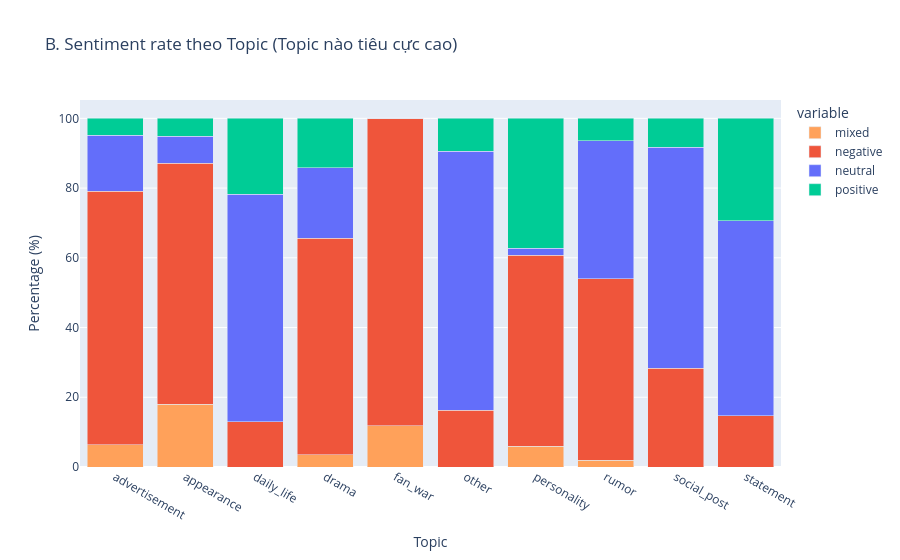

This figure's notebook cell:
### Markdown cell above
## SECTION B: CROSS-ANALYSIS

### Code cell
# B. Topic x Sentiment
if 'topic' in df.columns and 'sentiment' in df.columns:
    top_topics = df['topic'].value_counts().head(10).index
    topic_sentiment = pd.crosstab(df[df['topic'].isin(top_topics)]['topic'], df['sentiment'], normalize='index') * 100

    fig = px.bar(
        topic_sentiment.reset_index(),
        x='topic',
        y=topic_sentiment.columns,
        title='B. Sentiment rate theo Topic (Topic nào tiêu cực cao)',
        labels={'value': 'Percentage (%)', 'topic': 'Topic', 'sentiment': 'Sentiment'},
        color_discrete_map=color_map
    )
    fig.update_layout(barmode='stack')
    fig.show()

### Figure 1 — Plotly figure (JSON) as saved in the notebook; plotly's stock layout.template omitted (floating-point values rounded to 4 significant figures)
{"data": [{"hovertemplate": "variable=mixed<br>Topic=%{x}<br>Percentage (%)=%{y}<extra></extra>", "legendgroup": "mixed", "marker": {"color": "#FFA15A", "pattern": {"shape": ""}}, "name": "mixed", "orientation": "v", "showlegend": true, "textposition": "auto", "type": "bar", "x": ["advertisement", "appearance", "daily_life", "drama", "fan_war", "other", "personality", "rumor", "social_post", "statement"], "xaxis": "x", "y": [6.452, 17.95, 0.0, 3.544, 11.76, 0.0, 5.882, 1.901, 0.0, 0.0], "yaxis": "y"}, {"hovertemplate": "variable=negative<br>Topic=%{x}<br>Percentage (%)=%{y}<extra></extra>", "legendgroup": "negative", "marker": {"color": "#EF553B", "pattern": {"shape": ""}}, "name": "negative", "orientation": "v", "showlegend": true, "textposition": "auto", "type": "bar", "x": ["advertisement", "appearance", "daily_life", "drama", "fan_war", "other", "personality", "rumor", "social_post", "statement"], "xaxis": "x", "y": [72.58, 69.23, 13.04, 62.03, 88.24, 16.25, 54.9, 52.09, 28.33, 14.71], "yaxis": "y"}, {"hovertemplate": "variable=neutral<br>Topic=%{x}<br>Percentage (%)=%{y}<extra></extra>", "legendgroup": "neutral", "marker": {"color": "#636EFA", "pattern": {"shape": ""}}, "name": "neutral", "orientation": "v", "showlegend": true, "textposition": "auto", "type": "bar", "x": ["advertisement", "appearance", "daily_life", "drama", "fan_war", "other", "personality", "rumor", "social_post", "statement"], "xaxis": "x", "y": [16.13, 7.692, 65.22, 20.25, 0.0, 74.37, 1.961, 39.54, 63.33, 55.88], "yaxis": "y"}, {"hovertemplate": "variable=positive<br>Topic=%{x}<br>Percentage (%)=%{y}<extra></extra>", "legendgroup": "positive", "marker": {"color": "#00CC96", "pattern": {"shape": ""}}, "name": "positive", "orientation": "v", "showlegend": true, "textposition": "auto", "type": "bar", "x": ["advertisement", "appearance", "daily_life", "drama", "fan_war", "other", "personality", "rumor", "social_post", "statement"], "xaxis": "x", "y": [4.839, 5.128, 21.74, 14.18, 0.0, 9.382, 37.25, 6.464, 8.333, 29.41], "yaxis": "y"}], "layout": {"barmode": "stack", "legend": {"title": {"text": "variable"}, "tracegroupgap": 0}, "title": {"text": "B. Sentiment rate theo Topic (Topic nào tiêu cực cao)"}, "xaxis": {"anchor": "y", "domain": [0, 1], "title": {"text": "Topic"}}, "yaxis": {"anchor": "x", "domain": [0, 1], "title": {"text": "Percentage (%)"}}}}
